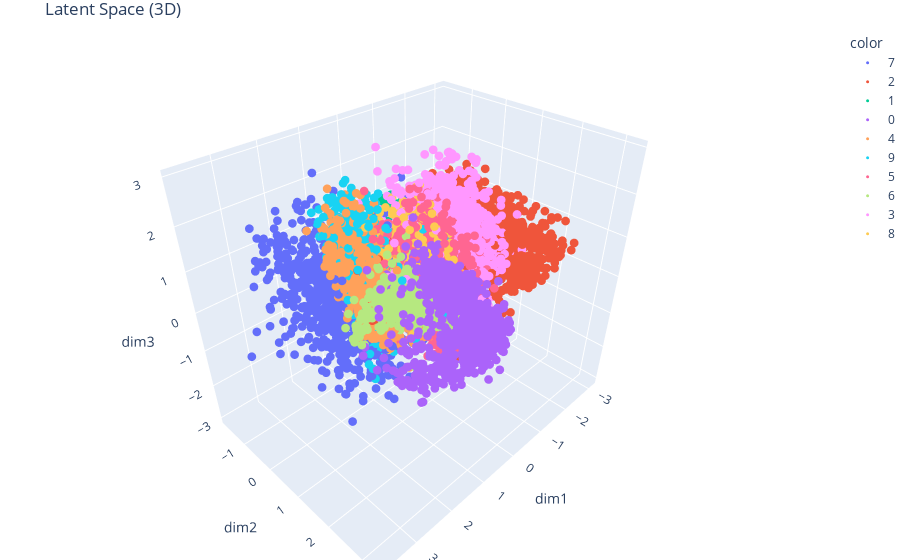

The notebook cell saved with this chart:
### Code cell
import plotly.express as px
import pandas as pd

df = pd.DataFrame(mu, columns=["dim1", "dim2", "dim3"])
df["label"] = y_test

fig = px.scatter_3d(df, x="dim1", y="dim2", z="dim3",
                    color=df["label"].astype(str), 
                    color_continuous_scale="brbg")

fig.update_traces(marker=dict(size=3))
fig.update_layout(title="Latent Space (3D)", margin=dict(l=0, r=0, b=0, t=30))
fig.show()

### Figure 1 — Plotly figure (JSON) as saved in the notebook; plotly's stock layout.template omitted (floating-point values rounded to 4 significant figures; data arrays with more than 128 entries replaced by an {"elided": "..."} marker saying what was removed)
{"data": [{"hovertemplate": "color=7<br>dim1=%{x}<br>dim2=%{y}<br>dim3=%{z}<extra></extra>", "legendgroup": "7", "marker": {"color": "#636efa", "size": 3, "symbol": "circle"}, "mode": "markers", "name": "7", "scene": "scene", "showlegend": true, "type": "scatter3d", "x": {"elided": "1028 float values"}, "y": {"elided": "1028 float values"}, "z": {"elided": "1028 float values"}}, {"hovertemplate": "color=2<br>dim1=%{x}<br>dim2=%{y}<br>dim3=%{z}<extra></extra>", "legendgroup": "2", "marker": {"color": "#EF553B", "size": 3, "symbol": "circle"}, "mode": "markers", "name": "2", "scene": "scene", "showlegend": true, "type": "scatter3d", "x": {"elided": "1032 float values"}, "y": {"elided": "1032 float values"}, "z": {"elided": "1032 float values"}}, {"hovertemplate": "color=1<br>dim1=%{x}<br>dim2=%{y}<br>dim3=%{z}<extra></extra>", "legendgroup": "1", "marker": {"color": "#00cc96", "size": 3, "symbol": "circle"}, "mode": "markers", "name": "1", "scene": "scene", "showlegend": true, "type": "scatter3d", "x": {"elided": "1135 float values"}, "y": {"elided": "1135 float values"}, "z": {"elided": "1135 float values"}}, {"hovertemplate": "color=0<br>dim1=%{x}<br>dim2=%{y}<br>dim3=%{z}<extra></extra>", "legendgroup": "0", "marker": {"color": "#ab63fa", "size": 3, "symbol": "circle"}, "mode": "markers", "name": "0", "scene": "scene", "showlegend": true, "type": "scatter3d", "x": {"elided": "980 float values"}, "y": {"elided": "980 float values"}, "z": {"elided": "980 float values"}}, {"hovertemplate": "color=4<br>dim1=%{x}<br>dim2=%{y}<br>dim3=%{z}<extra></extra>", "legendgroup": "4", "marker": {"color": "#FFA15A", "size": 3, "symbol": "circle"}, "mode": "markers", "name": "4", "scene": "scene", "showlegend": true, "type": "scatter3d", "x": {"elided": "982 float values"}, "y": {"elided": "982 float values"}, "z": {"elided": "982 float values"}}, {"hovertemplate": "color=9<br>dim1=%{x}<br>dim2=%{y}<br>dim3=%{z}<extra></extra>", "legendgroup": "9", "marker": {"color": "#19d3f3", "size": 3, "symbol": "circle"}, "mode": "markers", "name": "9", "scene": "scene", "showlegend": true, "type": "scatter3d", "x": {"elided": "1009 float values"}, "y": {"elided": "1009 float values"}, "z": {"elided": "1009 float values"}}, {"hovertemplate": "color=5<br>dim1=%{x}<br>dim2=%{y}<br>dim3=%{z}<extra></extra>", "legendgroup": "5", "marker": {"color": "#FF6692", "size": 3, "symbol": "circle"}, "mode": "markers", "name": "5", "scene": "scene", "showlegend": true, "type": "scatter3d", "x": {"elided": "892 float values"}, "y": {"elided": "892 float values"}, "z": {"elided": "892 float values"}}, {"hovertemplate": "color=6<br>dim1=%{x}<br>dim2=%{y}<br>dim3=%{z}<extra></extra>", "legendgroup": "6", "marker": {"color": "#B6E880", "size": 3, "symbol": "circle"}, "mode": "markers", "name": "6", "scene": "scene", "showlegend": true, "type": "scatter3d", "x": {"elided": "958 float values"}, "y": {"elided": "958 float values"}, "z": {"elided": "958 float values"}}, {"hovertemplate": "color=3<br>dim1=%{x}<br>dim2=%{y}<br>dim3=%{z}<extra></extra>", "legendgroup": "3", "marker": {"color": "#FF97FF", "size": 3, "symbol": "circle"}, "mode": "markers", "name": "3", "scene": "scene", "showlegend": true, "type": "scatter3d", "x": {"elided": "1010 float values"}, "y": {"elided": "1010 float values"}, "z": {"elided": "1010 float values"}}, {"hovertemplate": "color=8<br>dim1=%{x}<br>dim2=%{y}<br>dim3=%{z}<extra></extra>", "legendgroup": "8", "marker": {"color": "#FECB52", "size": 3, "symbol": "circle"}, "mode": "markers", "name": "8", "scene": "scene", "showlegend": true, "type": "scatter3d", "x": {"elided": "974 float values"}, "y": {"elided": "974 float values"}, "z": {"elided": "974 float values"}}], "layout": {"legend": {"title": {"text": "color"}, "tracegroupgap": 0}, "margin": {"b": 0, "l": 0, "r": 0, "t": 30}, "scene": {"domain": {"x": [0, 1], "y": [0, 1]}, "xaxis": {"title": {"text": "dim1"}}, "yaxis": {"title": {"text": "dim2"}}, "zaxis": {"title": {"text": "dim3"}}}, "title": {"text": "Latent Space (3D)"}}}
